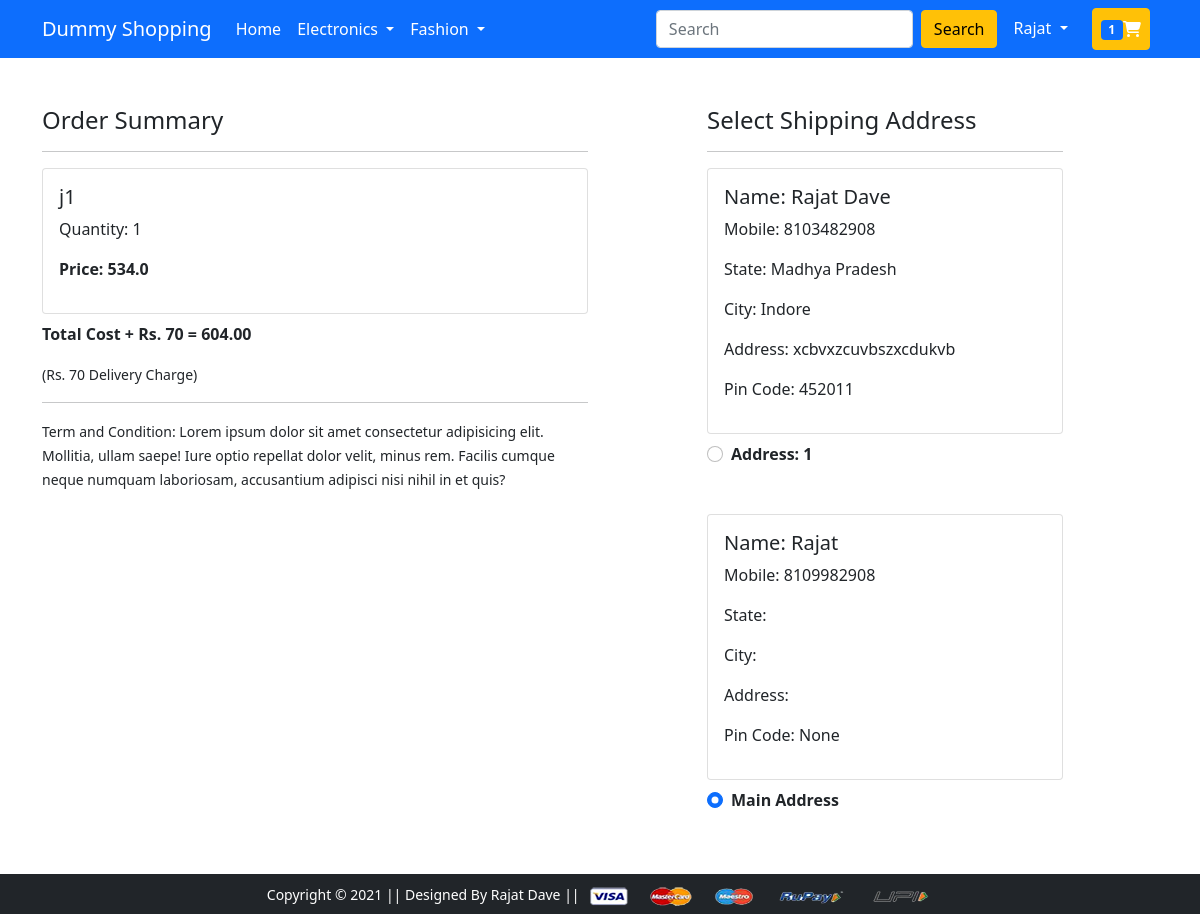
The app's page /buy/1 (signed in) with its own data.
### app/models.py (models this page shows, shortened)
class CustomUser(AbstractUser):
    username = None
    first_name = models.CharField(max_length=30, blank=False)
    last_name = models.CharField(max_length=30, blank=False)
    mobile_no = models.CharField(null= True,blank=False,max_length=10,unique=True, validators=[mobile_validate])
    email = models.EmailField(_('email address'), unique=True)
    address = models.CharField(max_length=200,blank=False )
    city = models.CharField(max_length=50)
    zipcode = models.IntegerField(null= True,blank=False,max_length=5)
    state = models.CharField(choices=STATE_CHOICES, max_length=50)
    USERNAME_FIELD = 'email'
    REQUIRED_FIELDS = ['first_name',]
    objects = CustomUserManager()

class Product(models.Model):
    title = models.CharField(max_length=50)
    description = models.TextField(max_length=500)
    selling_price = models.FloatField()
    discounted_price = models.FloatField()
    category = models.CharField(choices=PRODUCT_CHOICES, max_length=20)
    brand = models.CharField(max_length=50)
    product_image = models.ImageField(upload_to="product_img")

class Customer(models.Model):
    user = models.ForeignKey(CustomUser, on_delete=models.CASCADE)
    name = models.CharField(max_length=200)
    mobile_no = mobile_no = models.CharField(null= True,blank=False,max_length=10,unique=True, validators=[mobile_validate])
    locality = models.CharField(max_length=200)
    city = models.CharField(max_length=50)
    zipcode = models.IntegerField(null= True,blank=False,max_length=5)
    state = models.CharField(choices=STATE_CHOICES, max_length=50)
    user_address = models.BooleanField(default=False)

### app/views.py (the view)
# urls.py: path('buy/<int:pk>', views.buy_now, name='buy-now'),
@login_required(login_url='login')
def buy_now(request, pk):
    user = request.user
    item = Product.objects.get(pk=pk)
    total_amount = 70+ item.discounted_price
    address = Customer.objects.filter(Q(user = user) & Q(user_address = False))
    main_add = Customer.objects.filter(Q(user = user) & Q(user_address = True))
    return render(request, 'app/checkout.html', {"item": item, "total_amount": total_amount, "address": address, "main_add":main_add})

### app/context_processor.py (called while the page is built)
def cartt(request):
    cart_obj = None
    if request.user.is_authenticated:
        try:
            cart_obj = Cart.objects.filter(user = request.user)
        except :
            print("exception")
            pass
    if cart_obj:
        return( {'cat':cart_obj})
    else:
      return {'cat':cart_obj }

### templates/app/checkout.html (shortened to what this page needs)
{% extends 'app/base.html' %}
{% load static %}
{% block main-content %}
<div class="container">
 <div class="row mt-5">
  <div class="col-sm-6">
    <h4>Order Summary</h4>
    <hr>
    {% if carts %}
    {% for cart in carts %}
      <div class="card mb-2">
        <div class="card-body">
          <h5>{{cart.product.title}}</h5>
          <p>Quantity: {{cart.quantity}}</p>
          <p class="fw-bold">Price: {{cart.total_cost}}</p>
        </div>
      </div>
      {% endfor %}
      {% elif item %}
      <div class="card mb-2">
        <div class="card-body">
          <h5>{{item.title}}</h5>
          <p>Quantity: 1</p>
          <p class="fw-bold">Price: {{item.discounted_price}}</p>
        </div>
      </div>
      {%endif%}
      <p class="fw-bold">Total Cost + Rs. 70  = {{total_amount|floatformat:2}}</p>
    <small>(Rs. 70 Delivery Charge)</small> <hr>
    <small>Term and Condition: Lorem ipsum dolor sit amet consectetur adipisicing elit. Mollitia, ullam saepe! Iure optio repellat dolor velit, minus rem. Facilis cumque neque numquam laboriosam, accusantium adipisci nisi nihil in et quis?</small>
  </div>
  <div class="col-sm-4 offset-sm-1">
    <h4>Select Shipping Address</h4>
    <hr>
    <form action="/paymentdone">
      {% for ad in address reversed %}
      <div class="card">
        <div class="card-body">
          <h5>Name: {{ad.name}}</h5>
          <p>Mobile: {{ad.mobile_no}}</p>
          <p>State: {{ad.state}}</p>
          <p>City: {{ad.city}}</p>
          <p>Address: {{ad.locality}}</p>
          <p>Pin Code: {{ad.zipcode}}</p>
        </div>
      </div>
        <div class="form-check mt-2 mb-5">
          <input class="form-check-input" type="radio" name ="custid" value="{{ad.id}}" checked="checked">
          <label class="form-check-label fw-bold" for="">
            Address: {{forloop.counter}} </label>
        </div>
        {% endfor %}
        {% for ad in main_add  %}
        <div class="card">
          <div class="card-body">
            <h5>Name: {{ad.name}}</h5>
            <p>Mobile: {{ad.mobile_no}}</p>
            <p>State: {{ad.state}}</p>
            <p>City: {{ad.city}}</p>
            <p>Address: {{ad.locality}}</p>
            <p>Pin Code: {{ad.zipcode}}</p>
          </div>
        </div>
          <div class="form-check mt-2 mb-5">
            <input class="form-check-input" type="radio" name ="custid" value="{{ad.id}}" checked="checked">
            <label class="form-check-label fw-bold" for="">
              Main Address </label>
          </div>
          {% endfor %}
        <div class="text-end">
          <button type="submit" class="btn btn-warning mt-3 px-5 fw-bold">Continue</button>
        </div>
      </form>
    </div>
  </div>
</div>
{% endblock main-content %}

### templates/app/base.html (shortened to what this page needs)
<!DOCTYPE html>
{% load static %}
<html lang="en">
  <head>
    <link rel="stylesheet" href="{% static 'app/css/bootstrap.css' %}">
    <link rel="stylesheet" href="{% static 'app/css/owl.carousel.min.css' %}" />
    <link rel="stylesheet" href="{% static 'app/css/all.min.css' %}" />
    <link rel="stylesheet" href="{% static 'app/css/style.css' %}" />
  </head>
  <body>
    <nav class="navbar navbar-expand-lg navbar-dark bg-primary">
      <div class="container">
        <a class="navbar-brand" href="/">Dummy Shopping</a>
        <div class="collapse navbar-collapse" id="navbarSupportedContent">
          <ul class="navbar-nav me-auto mb-2 mb-lg-0">
            <li class="nav-item">
              <a class="nav-link active" aria-current="page" href="/">Home</a>
            </li>
            <li class="nav-item dropdown">
              <a
                class="nav-link dropdown-toggle text-white"
                href="#"
                id="electronicsDropdown"
                role="button"
                data-bs-toggle="dropdown"
                aria-expanded="false"
              >
                Electronics
              </a>
            </li>
            <li class="nav-item dropdown">
              <a
                class="nav-link dropdown-toggle text-white"
                href="#"
                id="fashionDropdown"
                role="button"
                data-bs-toggle="dropdown"
                aria-expanded="false"
              >
                Fashion
              </a>
            </li>
          </ul>
          <form class="d-flex">
            <input
              class="form-control me-2"
              type="search"
              placeholder="Search"
              aria-label="Search"
            />
            <button class="btn btn-warning" type="submit">Search</button>
          </form>
          <div>
            <ul class="navbar-nav me-auto mb-2 mb-lg-0">
              {% if request.user.is_authenticated %}
              <li class="nav-item dropdown mx-2">
                <a
                  class="nav-link dropdown-toggle text-white"
                  href="#"
                  id="profileDropdown"
                  role="button"
                  data-bs-toggle="dropdown"
                  aria-expanded="false"
                >
                  {{user.first_name|capfirst}}
                </a>
              </li>
              <li class="nav-item mx-2">
                <a
                  href="{% url 'showcart' %}"
                  class="nav-link text-white btn btn-warning"
                  ><span class="badge bg-primary">{{cat|length}}</span
                  ><i class="fa fa-shopping-cart" aria-hidden="true"></i
                ></a>
              </li>
              {%endif%}
            </ul>
          </div>
        </div>
      </div>
    </nav>
     {% block main-content %} {% endblock main-content %}
    <footer class="container-fluid bg-dark text-center p-2 mt-5 fixed-bottom" id="footer">
      <small class="text-white"
        >Copyright &copy; 2021 || Designed By Rajat Dave ||
      </small>
      <img
        src="{% static 'app/images/payment.png' %}"
        alt=""
        srcset=""
        class="img-fluid"
        height="2px"
      />
    </footer>
  </body>
</html>

### records on screen
CustomUser: first_name "Rajat"
Product: title "j1", discounted_price "534.0"
Customer: name "Rajat Dave", mobile_no "8103482908", state "Madhya Pradesh", city "Indore", locality "xcbvxzcuvbszxcdukvb", zipcode "452011"
Customer: name "Rajat", mobile_no "8109982908", zipcode "None"

### other values on screen
{{ cat|length }} "1"
{{ total_amount|floatformat:2 }} "604.00"
